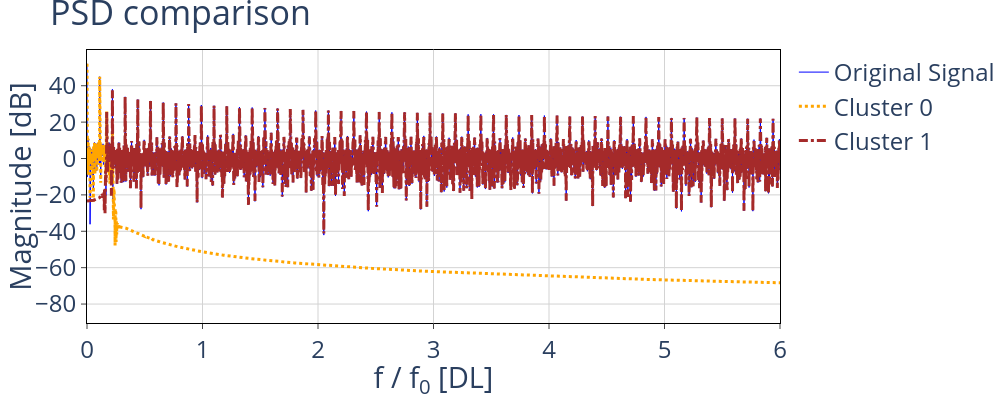
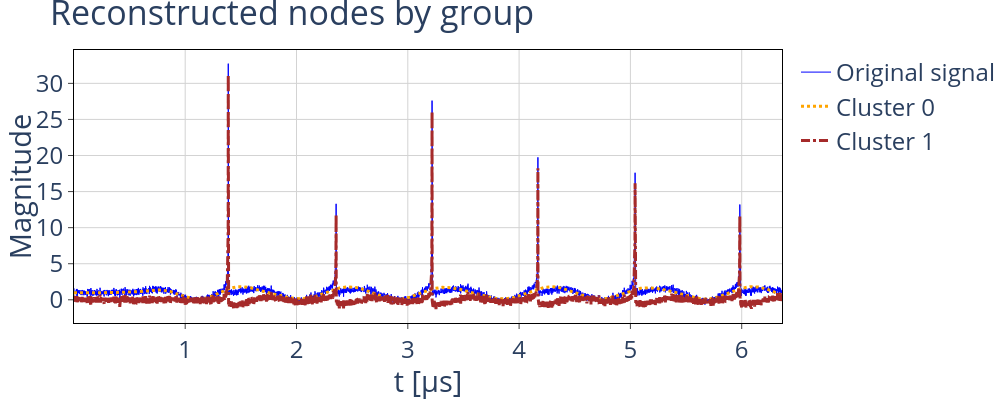

These figures' notebook cell, in order:
### Code cell
fig_psd_rec = plot.plot_fft_by_group(
    tr_obj, labels_sorted, sampling_rate=sampling_rate,
    clusters=None, xlims=(0, fft_lim), fundamental_freq=frequency,
    freq_threshold=freq_threshold,
)

fig_rec = plot.plot_reconstructions_by_group(
    tr_obj, labels_sorted, t_plot=t_data_trunc, freq_threshold=freq_threshold
)

### Figure 1 — Plotly figure (JSON) as saved in the notebook; plotly's stock layout.template omitted (floating-point values rounded to 4 significant figures; data arrays with more than 128 entries replaced by an {"elided": "..."} marker saying what was removed)
{"data": [{"line": {"color": "blue", "dash": "solid", "width": 1}, "mode": "lines", "name": "Original Signal", "type": "scatter", "x": {"elided": "45455 float values"}, "y": {"elided": "45455 float values"}}, {"line": {"color": "orange", "dash": "dot", "width": 3}, "mode": "lines", "name": "Cluster 0", "type": "scatter", "x": {"elided": "45455 float values"}, "y": {"elided": "45455 float values"}}, {"line": {"color": "brown", "dash": "dashdot", "width": 3}, "mode": "lines", "name": "Cluster 1", "type": "scatter", "x": {"elided": "45455 float values"}, "y": {"elided": "45455 float values"}}], "layout": {"font": {"size": 24}, "height": 400, "legend": {"font": {"size": 24}, "title": {"text": ""}, "traceorder": "normal"}, "margin": {"b": 0, "l": 0, "r": 0, "t": 50}, "plot_bgcolor": "white", "title": {"text": "PSD comparison"}, "width": 1000, "xaxis": {"gridcolor": "lightgrey", "linecolor": "black", "mirror": true, "range": [0, 6], "showline": true, "tickfont": {"size": 24}, "ticks": "outside", "title": {"text": "f / f<sub>0</sub> [DL]"}}, "yaxis": {"gridcolor": "lightgrey", "linecolor": "black", "mirror": true, "showline": true, "tickfont": {"size": 24}, "ticks": "outside", "title": {"text": "Magnitude [dB]"}}}}

### Figure 2 — Plotly figure (JSON) as saved in the notebook; plotly's stock layout.template omitted (floating-point values rounded to 4 significant figures; data arrays with more than 128 entries replaced by an {"elided": "..."} marker saying what was removed)
{"data": [{"line": {"color": "blue", "dash": "solid", "width": 1}, "mode": "lines", "name": "Original signal", "type": "scatter", "x": {"elided": "6362 float values"}, "y": {"elided": "6362 float values"}}, {"line": {"color": "orange", "dash": "dot", "width": 3}, "mode": "lines", "name": "Cluster 0", "type": "scatter", "x": {"elided": "6362 float values"}, "y": {"elided": "6362 float values"}}, {"line": {"color": "brown", "dash": "dashdot", "width": 3}, "mode": "lines", "name": "Cluster 1", "type": "scatter", "x": {"elided": "6362 float values"}, "y": {"elided": "6362 float values"}}], "layout": {"font": {"size": 24}, "height": 400, "legend": {"font": {"size": 24}, "title": {"text": ""}, "traceorder": "normal"}, "margin": {"b": 0, "l": 0, "r": 0, "t": 50}, "plot_bgcolor": "white", "title": {"text": "Reconstructed nodes by group"}, "width": 1000, "xaxis": {"gridcolor": "lightgrey", "linecolor": "black", "mirror": true, "showline": true, "tickfont": {"size": 24}, "ticks": "outside", "title": {"text": "t [&mu;s]"}}, "yaxis": {"gridcolor": "lightgrey", "linecolor": "black", "mirror": true, "showline": true, "tickfont": {"size": 24}, "ticks": "outside", "title": {"text": "Magnitude"}}}}
